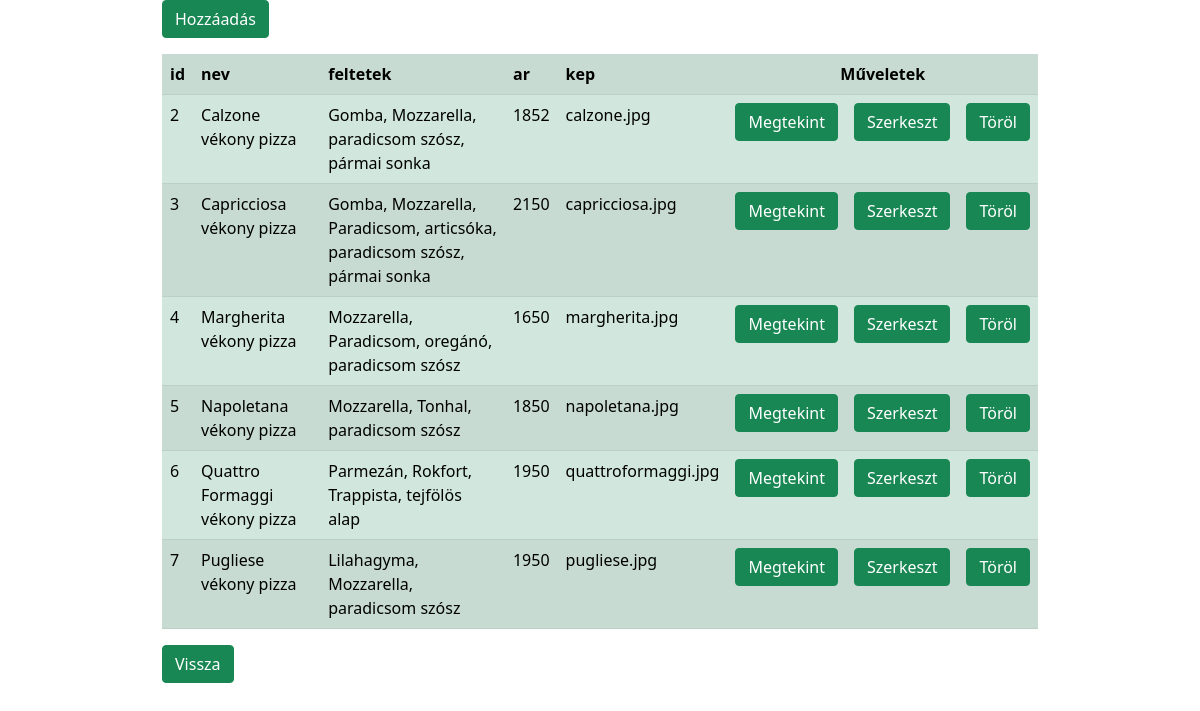
Page /srcf2/index.php on the committed database.
### tables this page shows
CREATE TABLE IF NOT EXISTS pizzak (
  id INT(11) NOT NULL AUTO_INCREMENT,
  nev VARCHAR(100) DEFAULT NULL,
  feltetek TEXT DEFAULT NULL,
  ar INT(11) DEFAULT NULL,
  kep VARCHAR(255) DEFAULT NULL,
  PRIMARY KEY (id)
);

### srcf2/kapcsolat.php (called while the page is built, shortened)
<?php
function readAll($dbc, $table) {
    $sql = "SELECT * FROM $table;";
    $utasitas = $dbc->prepare($sql);
    $utasitas->execute();
    return $utasitas->fetchAll(PDO::FETCH_ASSOC);
}

### srcf2/index.php (the view, shortened to what this page needs)
<!DOCTYPE html>
<?php
include "kapcsolat.php";
$adatok = readAll($dbc, 'pizzak');
?>
<html>
    <head>
        <link href="bootstrap.min.css" rel="stylesheet" type="text/css"/>
    </head>
    <body>
        <div class="container w-75">
            <a class="btn btn-success" href="insert.php">Hozzáadás</a>
            <table class="table table-success table-striped my-3" >
                <tr>
                    <?php foreach ($adatok[0] as $key => $value) : ?>
                        <th><?= $key; ?></th>
                    <?php endforeach; ?>
                    <th colspan='3' style="text-align: center; width:20%;" >Műveletek</th>
                </tr>
                <?php foreach ($adatok as $sor) : ?>
                    <tr>
                        <?php foreach ($sor as $key => $value) : ?>
                            <td><?= $value; ?></td>
                        <?php endforeach; ?>
                    <div >
                        <td><a class="btn btn-success" href="view.php?id=<?= $sor['id']; ?>"> Megtekint </a></td>
                        <td><a class="btn btn-success" href="update.php?id=<?= $sor['id']; ?>"> Szerkeszt </a></td>
                        <td><a class="btn btn-success" href="delete.php?id=<?= $sor['id']; ?>"> Töröl </a></td>
                    </div>
                    </tr>
                <?php endforeach; ?>
            </table>
            <a class="btn btn-success" href="index.php">Vissza</a>
        </div>
    </body>
</html>

### rows in the picture
pizzak: id "2", nev "Calzone vékony pizza", feltetek "Gomba, Mozzarella, paradicsom szósz, pármai sonka", ar "1852", kep "calzone.jpg"
pizzak: id "3", nev "Capricciosa vékony pizza", feltetek "Gomba, Mozzarella, Paradicsom, articsóka, paradicsom szósz, pármai sonka", ar "2150", kep "capricciosa.jpg"
pizzak: id "4", nev "Margherita vékony pizza", feltetek "Mozzarella, Paradicsom, oregánó, paradicsom szósz", ar "1650", kep "margherita.jpg"
pizzak: id "5", nev "Napoletana vékony pizza", feltetek "Mozzarella, Tonhal, paradicsom szósz", ar "1850", kep "napoletana.jpg"
pizzak: id "6", nev "Quattro Formaggi vékony pizza", feltetek "Parmezán, Rokfort, Trappista, tejfölös alap", ar "1950", kep "quattroformaggi.jpg"
pizzak: id "7", nev "Pugliese vékony pizza", feltetek "Lilahagyma, Mozzarella, paradicsom szósz", ar "1950", kep "pugliese.jpg"

### other values in the picture
$key "id"
$key "nev"
$key "feltetek"
$key "ar"
$key "kep"
